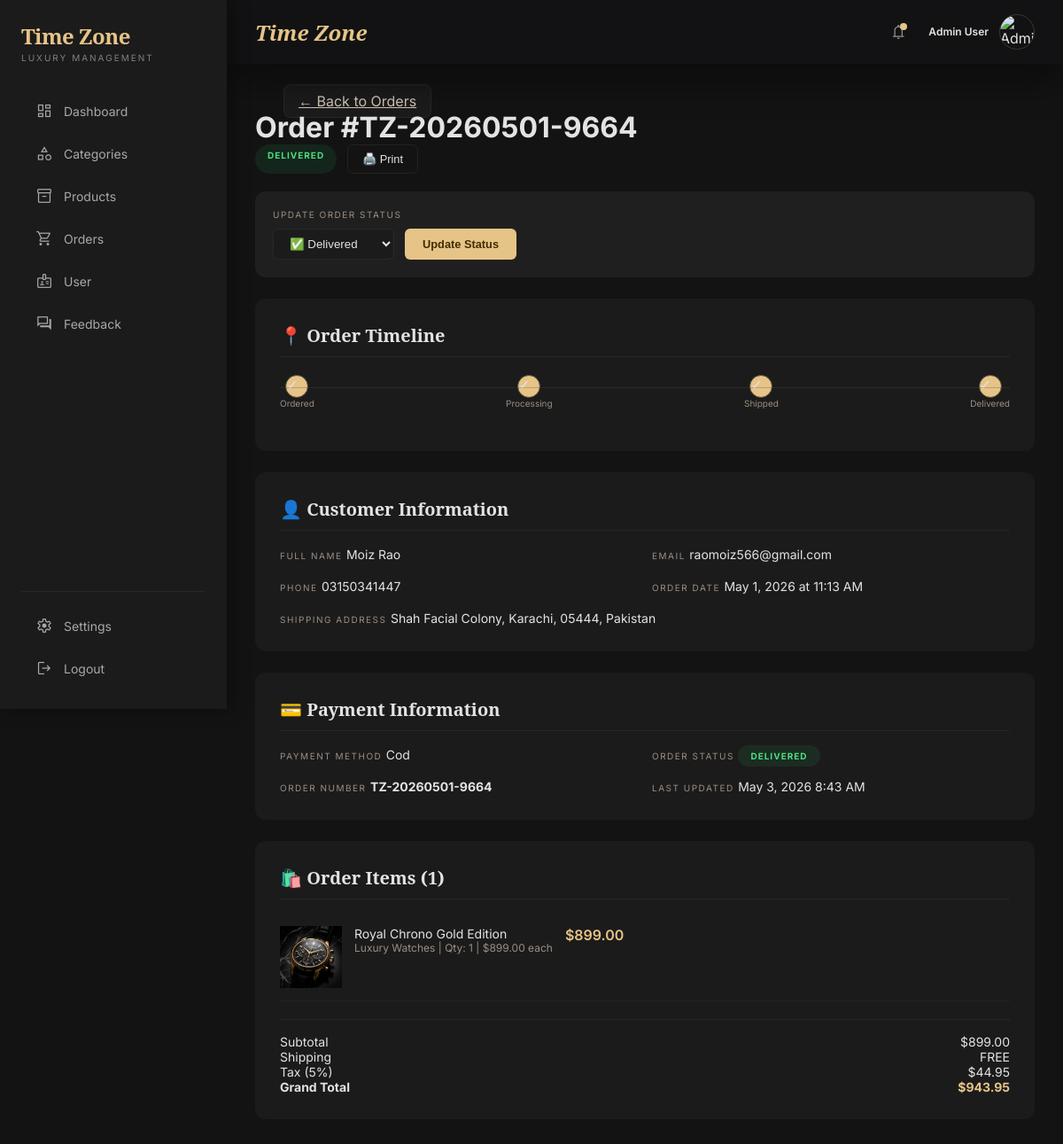
/admin panel/pages/order_detail.php?id=3 (signed in), run on the app's committed database.
### tables this page shows
CREATE TABLE `orders` (
  `order_id` int(11) NOT NULL,
  `order_number` varchar(50) NOT NULL,
  `customer_name` varchar(100) NOT NULL,
  `customer_email` varchar(100) NOT NULL,
  `customer_phone` varchar(20) NOT NULL,
  `shipping_address` text NOT NULL,
  `payment_method` varchar(50) NOT NULL,
  `subtotal` decimal(10,2) NOT NULL,
  `tax` decimal(10,2) NOT NULL DEFAULT 0.00,
  `shipping` decimal(10,2) NOT NULL DEFAULT 0.00,
  `total` decimal(10,2) NOT NULL,
  `notes` text DEFAULT NULL,
  `status` enum('pending','processing','shipped','delivered','cancelled') DEFAULT 'pending',
  `created_at` timestamp NOT NULL DEFAULT current_timestamp(),
  `updated_at` timestamp NOT NULL DEFAULT current_timestamp() ON UPDATE current_timestamp()
);

CREATE TABLE `order_items` (
  `item_id` int(11) NOT NULL,
  `order_id` int(11) NOT NULL,
  `product_id` int(11) NOT NULL,
  `quantity` int(11) NOT NULL,
  `price` decimal(10,2) NOT NULL,
  `total` decimal(10,2) NOT NULL
);

CREATE TABLE `products` (
  `p_id` int(11) NOT NULL,
  `p_name` varchar(255) DEFAULT NULL,
  `p_desc` text DEFAULT NULL,
  `p_price` decimal(7,2) DEFAULT NULL,
  `p_stock` int(11) DEFAULT NULL,
  `p_image` varchar(255) DEFAULT NULL,
  `p_cid` int(11) DEFAULT NULL,
  `p_status` varchar(50) DEFAULT NULL
);

CREATE TABLE `category` (
  `c_id` int(11) NOT NULL,
  `c_name` varchar(255) NOT NULL,
  `c_description` text DEFAULT NULL,
  `c_image` varchar(255) DEFAULT NULL,
  `c_status` varchar(10) DEFAULT NULL
);

### admin panel/pages/order_detail.php (the view, shortened to what this page needs)
<?php
include '../common/header.php';
include('../config/conn.php');
$order_id = isset($_GET['id']) ? intval($_GET['id']) : 0;
$order_query = "SELECT * FROM orders WHERE order_id = $order_id";
$order_result = mysqli_query($conn, $order_query);
$order = mysqli_fetch_assoc($order_result);
$items_query = "SELECT oi.*, p.p_name, p.p_image, p.p_desc, cat.c_name
                FROM order_items oi
                JOIN products p ON oi.  product_id = p.p_id
                JOIN category cat ON p.p_cid = cat.c_id
                WHERE oi.order_id = $order_id";
$items_result = mysqli_query($conn, $items_query);
$order_items = [];
while ($row = mysqli_fetch_assoc($items_result)) {
    $order_items[] = $row;
}
?>
<!DOCTYPE html>
<html lang="en">
<head>
</head>
<body>
<div class="admin-layout">
  <main class="main-content-order">
    <div class="page-header-bar">
      <div>
        <a href="order.php" class="back-btn">← Back to Orders</a>
        <br>
        <h1 class="page-title">Order <span>#<?php echo $order['order_number']; ?></span></h1>
      </div>
      <div style="display: flex; gap: 12px;">
        <span class="status-badge-lg status-<?php echo $order['status']; ?>">
          <?php echo ucfirst($order['status']); ?>
        </span>
        <button onclick="window.print()" class="print-btn">🖨️ Print</button>
      </div>
    </div>
    <div class="status-update">
      <div class="status-update-title">Update Order Status</div>
      <form method="POST" class="status-form">
        <select name="status" class="status-select">
          <option value="delivered" <?php echo $order['status'] == 'delivered' ? 'selected' : ''; ?>>✅ Delivered</option>
        </select>
        <button type="submit" name="update_status" class="update-btn">Update Status</button>
      </form>
    </div>
    <div class="info-card" style="margin-top: 24px;">
      <h3 class="card-title">📍 Order Timeline</h3>
      <div class="timeline">
        <div class="timeline-step">
          <div class="step-dot <?php echo in_array($order['status'], ['pending','processing','shipped','delivered']) ? 'completed' : ''; ?>">✓</div>
          <span class="step-label">Ordered</span>
        </div>
        <div class="timeline-step">
          <div class="step-dot <?php echo in_array($order['status'], ['processing','shipped','delivered']) ? 'completed' : ($order['status'] == 'pending' ? 'active' : ''); ?>">
            <?php echo in_array($order['status'], ['processing','shipped','delivered']) ? '✓' : '2'; ?>
          </div>
          <span class="step-label">Processing</span>
        </div>
        <div class="timeline-step">
          <div class="step-dot <?php echo in_array($order['status'], ['shipped','delivered']) ? 'completed' : ($order['status'] == 'processing' ? 'active' : ''); ?>">
            <?php echo in_array($order['status'], ['shipped','delivered']) ? '✓' : '3'; ?>
          </div>
          <span class="step-label">Shipped</span>
        </div>
        <div class="timeline-step">
          <div class="step-dot <?php echo $order['status'] == 'delivered' ? 'completed' : ($order['status'] == 'shipped' ? 'active' : ''); ?>">
            <?php echo $order['status'] == 'delivered' ? '✓' : '4'; ?>
          </div>
          <span class="step-label">Delivered</span>
        </div>
      </div>
    </div>
    <div class="info-card">
      <h3 class="card-title">👤 Customer Information</h3>
      <div class="info-grid">
        <div class="info-item">
          <span class="info-label">Full Name</span>
          <span class="info-value"><?php echo $order['customer_name']; ?></span>
        </div>
        <div class="info-item">
          <span class="info-label">Email</span>
          <span class="info-value"><?php echo $order['customer_email']; ?></span>
        </div>
        <div class="info-item">
          <span class="info-label">Phone</span>
          <span class="info-value"><?php echo $order['customer_phone']; ?></span>
        </div>
        <div class="info-item">
          <span class="info-label">Order Date</span>
          <span class="info-value"><?php echo date('F j, Y \a\t g:i A', strtotime($order['created_at'])); ?></span>
        </div>
        <div class="info-item" style="grid-column: 1 / -1;">
          <span class="info-label">Shipping Address</span>
          <span class="info-value"><?php echo $order['shipping_address']; ?></span>
        </div>
      </div>
    </div>
    <div class="info-card">
      <h3 class="card-title">💳 Payment Information</h3>
      <div class="info-grid">
        <div class="info-item">
          <span class="info-label">Payment Method</span>
          <span class="info-value"><?php echo str_replace('_', ' ', ucfirst($order['payment_method'])); ?></span>
        </div>
        <div class="info-item">
          <span class="info-label">Order Status</span>
          <span class="info-value"><span class="status-badge-lg status-<?php echo $order['status']; ?>"><?php echo ucfirst($order['status']); ?></span></span>
        </div>
        <div class="info-item">
          <span class="info-label">Order Number</span>
          <span class="info-value" style="color: var(--gold); font-weight: 700;"><?php echo $order['order_number']; ?></span>
        </div>
        <div class="info-item">
          <span class="info-label">Last Updated</span>
          <span class="info-value"><?php echo date('F j, Y g:i A', strtotime($order['updated_at'])); ?></span>
        </div>
      </div>
    </div>
    <div class="info-card">
      <h3 class="card-title">🛍️ Order Items (<?php echo count($order_items); ?>)</h3>
      <?php foreach ($order_items as $item): ?>
      <div class="item-row">
        <img src="../../admin panel/assets/images/<?php echo $item['p_image']; ?>" alt="<?php echo $item['p_name']; ?>">
        <div class="item-info">
          <div class="item-name"><?php echo $item['p_name']; ?></div>
          <div class="item-meta"><?php echo $item['c_name']; ?> | Qty: <?php echo $item['quantity']; ?> | $<?php echo number_format($item['price'], 2); ?> each</div>
        </div>
        <div class="item-price">$<?php echo number_format($item['total'], 2); ?></div>
      </div>
      <?php endforeach; ?>
      <div class="totals-section">
        <div class="total-row">
          <span class="label">Subtotal</span>
          <span class="value">$<?php echo number_format($order['subtotal'], 2); ?></span>
        </div>
        <div class="total-row">
          <span class="label">Shipping</span>
          <span class="value" style="color: var(--success);">FREE</span>
        </div>
        <div class="total-row">
          <span class="label">Tax (5%)</span>
          <span class="value">$<?php echo number_format($order['tax'], 2); ?></span>
        </div>
        <div class="total-row grand">
          <span class="label">Grand Total</span>
          <span class="value">$<?php echo number_format($order['total'], 2); ?></span>
        </div>
      </div>
    </div>
  </main>
</div>
</body>
</html>

### admin panel/assets/css/style.css (style rules this page uses)
:root { --primary: #e6c487; --primary-container: #c9a96e; --on-primary: #412d00; --background: #131314; --surface: #131314; --surface-container: #201f20; --surface-container-low: #1c1b1c; --surface-container-high: #2a2a2b; --surface-container-highest: #353436; --on-surface: #e5e2e3; --on-surface-variant: #d0c5b5; --outline: #998f81; --outline-variant: #4d463a; --error: #ffb4ab; --error-container: #93000a; }
* { box-sizing: border-box; margin: 0; padding: 0; }
body { font-family: 'Inter', sans-serif; background: var(--background); color: var(--on-surface); min-height: 100vh; }
input, select, textarea { box-sizing: border-box; }

### admin panel/pages/order_detail.php (style rules this page uses)
body { background: var(--background); color: var(--on-surface); font-family: 'Inter', sans-serif; }
.admin-layout { display: flex; min-height: 100vh; }
.main-content-order { flex: 1; padding: 32px; }
.back-btn { padding: 8px 16px; margin: 32px; margin-bottom: 32px; background: var(--surface-container-low); border: 1px solid rgba(77,70,58,0.3); color: var(--on-surface-variant); border-radius: 8px; font-size: 1rem; transition: all 0.3s; }
.status-badge-lg { padding: 6px 14px; border-radius: 9999px; font-size: 10px; font-weight: 700; text-transform: uppercase; letter-spacing: 0.1em; }
.status-delivered { background: rgba(34,197,94,0.1); color: #4ade80; }
.info-card { background: var(--surface-container-low); border-radius: 12px; padding: 28px; margin-bottom: 24px; }
.card-title { font-family: 'Noto Serif', serif; font-size: 1.25rem; margin-bottom: 16px; border-bottom: 1px solid rgba(255,255,255,0.05); padding-bottom: 10px; }
.info-grid { display: grid; grid-template-columns: repeat(2,1fr); gap: 16px; }
.info-label { font-size: 10px; text-transform: uppercase; letter-spacing: 0.15em; color: var(--outline); }
.info-value { font-size: 0.875rem; }
.status-update { background: var(--surface-container); border-radius: 12px; padding: 20px; margin-top: 20px; }
.status-update-title { font-size: 10px; text-transform: uppercase; letter-spacing: 0.15em; color: var(--outline); margin-bottom: 10px; }
.status-form { display: flex; gap: 12px; flex-wrap: wrap; }
.status-select { padding: 8px 14px; background: var(--surface-container-low); border: 1px solid rgba(77,70,58,0.3); border-radius: 6px; color: var(--on-surface); }
.update-btn { padding: 10px 20px; background: var(--primary); color: var(--on-primary); border-radius: 6px; font-size: 0.8rem; font-weight: 600; cursor: pointer; border: none; }
.timeline { display: flex; justify-content: space-between; margin: 20px 0; position: relative; }
.timeline::before { content: ''; position: absolute; top: 14px; left: 0; right: 0; height: 1px; background: rgba(77,70,58,0.3); }
.timeline-step { display: flex; flex-direction: column; align-items: center; }
.step-dot { width: 26px; height: 26px; border-radius: 50%; border: 1px solid var(--outline-variant); background: var(--background); }
.step-dot.completed { background: var(--primary); }
.step-label { font-size: 10px; color: var(--outline); }
.item-row { display: flex; gap: 14px; padding: 14px 0; border-bottom: 1px solid rgba(77,70,58,0.2); }
.item-row img { width: 70px; height: 70px; object-fit: cover; }
.item-name { font-size: 0.875rem; }
.item-meta { font-size: 0.75rem; color: var(--outline); }
.item-price { font-weight: 600; color: var(--primary); }
.totals-section { margin-top: 20px; border-top: 1px solid rgba(77,70,58,0.3); padding-top: 16px; }
.total-row { display: flex; justify-content: space-between; font-size: 0.875rem; }
.total-row.grand { font-weight: 700; }
.total-row.grand .value { color: var(--primary); }
.print-btn { padding: 8px 16px; border: 1px solid rgba(77,70,58,0.3); border-radius: 6px; font-size: 0.8rem; background: none; color: var(--on-surface); }

### data on the page
orders: order_number "TZ-20260501-9664", status "DELIVERED", status "✅ Delivered", customer_name "Moiz Rao", customer_email "raomoiz566@gmail.com", customer_phone "03150341447", created_at "May 1, 2026 at 11:13 AM", shipping_address "Shah Facial Colony, Karachi, 05444, Pakistan", payment_method "Cod", updated_at "May 3, 2026 8:43 AM", subtotal "899.00", tax "44.95", total "943.95"
order_items: product.p_image (picture), product.p_name "Royal Chrono Gold Edition", category.c_name "Luxury Watches", quantity "1", price "899.00", total "899.00"

### other printed values
count($order_items) "1"
